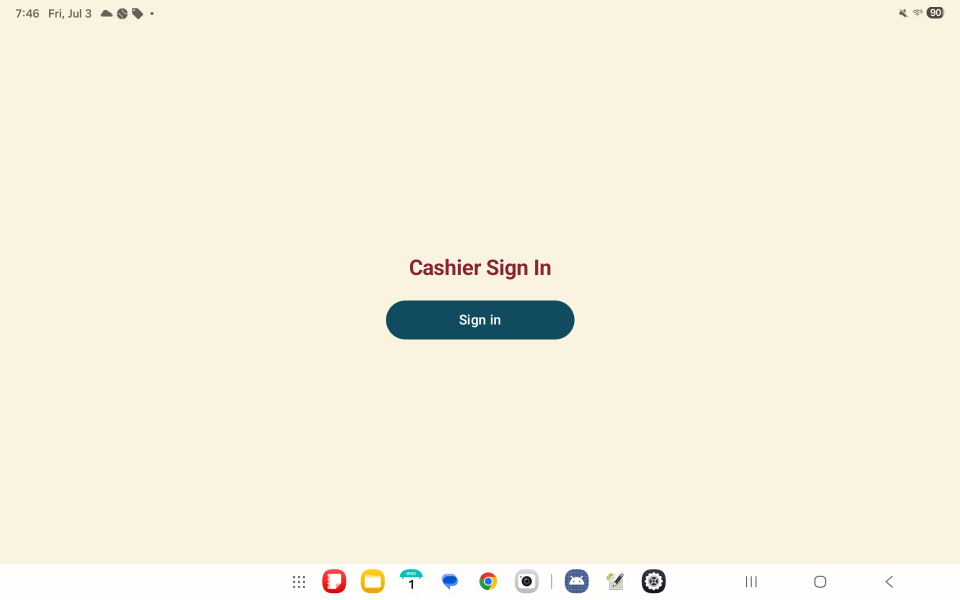
#> input picture docs/demos/images01/01-SignInn.jpg, 1920 x 1200 px (shown at 1/2 size); its folder holds only this picture in this run
$ python make-demo-collage.py
#> lines starting #> are read from the running program, lines starting #| are printed output that depends on the picture
#!/usr/bin/env python3
"""Stitch ordered screenshots into a single demo JPG with a title."""

from __future__ import annotations

import argparse
import html
import re
from pathlib import Path

ROOT = Path(__file__).resolve().parent.parent.parent

IMAGE_EXTS = {".jpg", ".jpeg", ".png", ".webp"}
STEP_RE = re.compile(r"^(\d+)")

# Brand palette — docs/color-palette.md / Color.kt
COLOR_BURGUNDY = "#872434"
COLOR_LIGHT_TEAL = "#a8d5d1"
COLOR_TEAL = "#114b5f"
COLOR_TEXT = "#1f2937"
COLOR_MUTED = "#6b7280"
COLOR_BORDER = "#e5e7eb"
COLOR_PANEL = "#ffffff"
COLOR_TITLE_TEXT = "#ffffff"


def load_images(input_dir: Path) -> list[Path]:
    files = [p for p in input_dir.iterdir() if p.suffix.lower() in IMAGE_EXTS]
    if not files:
        raise SystemExit(f"No images found in {input_dir}")
    return sorted(files, key=lambda p: p.name.lower())


def step_number(path: Path) -> int | None:
    match = STEP_RE.match(path.name)
    return int(match.group(1)) if match else None


def step_label(path: Path) -> str:
    stem = path.stem
    match = re.match(r"^\d+-(.+)$", stem)
    if not match:
        return stem
    words = re.sub(r"([a-z])([A-Z])", r"\1 \2", match.group(1))
    return words.replace("_", " ").replace("-", " ")


def load_intro(path: Path) -> list[tuple[str, str]]:
    """Parse intro blocks before the first numbered step heading."""
    if not path.exists():
        return []

    blocks: list[tuple[str, str]] = []
    current_body: list[str] = []

    # [5 lines left out: function flush_body, not called in this run]

    for raw_line in path.read_text(encoding="utf-8").splitlines():
        line = raw_line.strip()
        if re.match(r"^#{2,3}\s+\d", line):
            break
        if not line or line.startswith("# ") or line.startswith("!["):
            flush_body()
            continue
        if line == "Description":
            flush_body()
            blocks.append(("heading", line))
            continue
        if line.startswith("Source Code Repo:"):
            flush_body()
            link = re.search(r"\[([^\]]+)\]\(([^)]+)\)", line)
            if link:
                blocks.append(("repo", f"Source Code Repo: {link.group(1)}"))
            else:
                blocks.append(("repo", line))
            continue
        if re.match(r"^\d+\.\s", line):
            flush_body()
            blocks.append(("list", line))
            continue
        if line.startswith("* "):
            flush_body()
            blocks.append(("list", f"• {line[2:].strip()}"))
            continue
        if line.lower().startswith("video demo"):
            flush_body()
            continue
        current_body.append(line)

    flush_body()
    return blocks


# [82 lines left out: functions draw_intro_block, linkify_plain_urls, render_intro_html, not called in this run]


def update_demo_html(intro_blocks: list[tuple[str, str]], html_path: Path, *, title: str, jpg_path: Path) -> None:
    if not html_path.exists():
        return

    intro_html = render_intro_html(intro_blocks)
    content = html_path.read_text(encoding="utf-8")
    updated = re.sub(
        r"<header>.*?</header>\s*<section class=\"intro\">.*?</section>",
        f"<header>{html.escape(title)}</header>\n\n{intro_html}",
        content,
        count=1,
        flags=re.DOTALL,
    )
    if updated == content:
        raise SystemExit(f"Could not update intro section in {html_path}")

    cache_bust = int(jpg_path.stat().st_mtime) if jpg_path.exists() else 0
    updated = re.sub(
        r'src="cloud-store-demo-split-trans-linked-cust\.jpg(?:\?[^"]*)?"',
        f'src="cloud-store-demo-split-trans-linked-cust.jpg?v={cache_bust}"',
        updated,
        count=1,
    )
    html_path.write_text(updated, encoding="utf-8")
    print(f"Updated {html_path}")


def load_descriptions(path: Path) -> dict[int, str]:
    """Parse step descriptions from DemoDescription (plain or markdown)."""
    if not path.exists():
        return {}

    descriptions: dict[int, str] = {}
    current_step: int | None = None
    body_lines: list[str] = []

    # [9 lines left out: function flush, not called in this run]

    for raw_line in path.read_text(encoding="utf-8").splitlines():
        line = raw_line.strip()
        if not line or line.startswith("---"):
            continue
        if line.startswith("#") and not re.match(r"^#{2,3}\s+\d", line):
            continue
        if line.startswith("!["):
            continue
        if line.lower().startswith("image:"):
            continue

        plain = re.match(r"^(\d{1,2})\s+(.+)$", line)
        if plain:
            flush()
            current_step = int(plain.group(1))
            body_lines = [plain.group(2).strip()]
            continue

        heading = re.match(r"^#{2,3}\s+(\d{1,2})\b", line)
        if heading:
            flush()
            current_step = int(heading.group(1))
            continue

        if current_step is not None:
            body_lines.append(line)

    flush()
    return descriptions


def description_for(path: Path, descriptions: dict[int, str]) -> str:
    number = step_number(path)
    if number is not None and number in descriptions:
        return descriptions[number]
    return step_label(path)


def find_font(size: int, *, bold: bool = False):
    from PIL import ImageFont

    candidates = []
    if bold:
        candidates.extend(
            [
                "/System/Library/Fonts/Supplemental/Arial Bold.ttf",
                "/usr/share/fonts/truetype/dejavu/DejaVuSans-Bold.ttf",
            ]
        )
    candidates.extend(
        [
            "/System/Library/Fonts/Supplemental/Arial.ttf",
            "/Library/Fonts/Arial.ttf",
            "/usr/share/fonts/truetype/dejavu/DejaVuSans.ttf",
        ]
    )
    for path in candidates:
        if Path(path).exists():
            return ImageFont.truetype(path, size)
    return ImageFont.load_default()


def wrap_text(draw, text: str, font, max_width: int) -> list[str]:
    words = text.split()
    if not words:
        return [""]

    lines: list[str] = []
    current: list[str] = []
    for word in words:
        trial = " ".join(current + [word])
        bbox = draw.textbbox((0, 0), trial, font=font)
        if bbox[2] - bbox[0] <= max_width:
            current.append(word)
        else:
            if current:
                lines.append(" ".join(current))
            current = [word]
    if current:
        lines.append(" ".join(current))
    return lines


def draw_wrapped_paragraph(
    draw,
    *,
    x: int,
    y: int,
    text: str,
    max_width: int,
    font,
    fill: str,
    line_spacing: int,
) -> int:
    lines = wrap_text(draw, text, font, max_width)
    bbox = draw.textbbox((0, 0), "Ay", font=font)
    line_h = bbox[3] - bbox[1]
    cursor_y = y
    for line in lines:
        draw.text((x, cursor_y), line, fill=fill, font=font)
        cursor_y += line_h + line_spacing
    return cursor_y - y


def draw_step_column(
    draw,
    *,
    x: int,
    y: int,
    step: str,
    label: str,
    max_width: int,
    step_font,
    label_font,
    line_spacing: int,
) -> int:
    step_lines = wrap_text(draw, step, step_font, max_width)
    label_lines = wrap_text(draw, label, label_font, max_width)

    step_bbox = draw.textbbox((0, 0), "Ay", font=step_font)
    label_bbox = draw.textbbox((0, 0), "Ay", font=label_font)
    step_line_h = step_bbox[3] - step_bbox[1]
    label_line_h = label_bbox[3] - label_bbox[1]

    cursor_y = y
    for line in step_lines:
        draw.text((x, cursor_y), line, fill=COLOR_BURGUNDY, font=step_font)
        cursor_y += step_line_h + 2

    cursor_y += 4
    for line in label_lines:
        draw.text((x, cursor_y), line, fill=COLOR_MUTED, font=label_font)
        cursor_y += label_line_h + line_spacing

    return cursor_y - y


def measure_step_column(draw, step: str, label: str, max_width: int, step_font, label_font, line_spacing: int) -> int:
    return draw_step_column(
        draw,
        x=0,
        y=0,
        step=step,
        label=label,
        max_width=max_width,
        step_font=step_font,
        label_font=label_font,
        line_spacing=line_spacing,
    )


# [31 lines left out: function draw_text_block, not called in this run]


def make_slide(thumb, slide_padding: int):
    from PIL import Image, ImageDraw

    slide_w = thumb.width + slide_padding * 2
    slide_h = thumb.height + slide_padding * 2
    slide = Image.new("RGB", (slide_w, slide_h), COLOR_PANEL)
    slide.paste(thumb, (slide_padding, slide_padding))
    draw = ImageDraw.Draw(slide)
    draw.rectangle((0, 0, slide_w - 1, slide_h - 1), outline=COLOR_BORDER, width=1)
    return slide


# [67 lines left out: function render_grid, not called in this run]


def render_vertical(
    images: list[Path],
    descriptions: dict[int, str],
    intro_blocks: list[tuple[str, str]],
    *,
    title: str,
    output: Path,
    cell_width: int,
    text_width: int,
    padding: int,
    slide_padding: int,
    title_height: int,
    row_gap: int,
    intro_gap: int,
    desc_gap: int,
    quality: int,
    scale: float = 1.0,
    steps_only: bool = False,
) -> None:
#> called with title = 'CloudStore893 POS - Demo', cell_width = 600, text_width = 100, padding = 24, slide_padding = 20, title_height = 80, row_gap = 32, intro_gap = 36
    from PIL import Image, ImageDraw

    labels = [description_for(p, descriptions) for p in images]
    short_labels = [step_label(p) for p in images]
    sample = Image.open(images[0])
#> sample is the input picture: PIL image 1920x1200 RGB; mean R, G, B 246.6, 240.6, 223.1
    aspect = sample.height / sample.width
    cell_height = int(cell_width * aspect)
    slide_w = cell_width + slide_padding * 2
    slide_h = cell_height + slide_padding * 2

    step_col_x = padding
    image_x = padding + text_width + padding
    content_w = text_width + padding + slide_w
    canvas_w = padding + content_w + padding
    intro_width = canvas_w - padding * 2
    desc_width = content_w

    step_font = find_font(int(28 * scale), bold=True)
    label_font = find_font(int(16 * scale))
    desc_font = find_font(int(18 * scale))
    title_font = find_font(int(34 * scale))
    intro_heading_font = find_font(int(26 * scale), bold=True)
    intro_body_font = find_font(int(18 * scale))
    intro_repo_font = find_font(int(18 * scale), bold=True)

    probe = Image.new("RGB", (1, 1))
    probe_draw = ImageDraw.Draw(probe)

    intro_panel_padding = max(1, int(20 * scale))
    intro_inner_h = 0
    if intro_blocks and not steps_only:
        intro_inner_h = draw_intro_block(
            probe_draw,
            x=0,
            y=0,
            max_width=intro_width - intro_panel_padding * 2,
            blocks=intro_blocks,
            heading_font=intro_heading_font,
            body_font=intro_body_font,
            repo_font=intro_repo_font,
            line_spacing=6,
        )
    intro_panel_h = intro_inner_h + intro_panel_padding * 2 if intro_blocks and not steps_only else 0

    row_heights: list[int] = []
    desc_heights: list[int] = []
    media_heights: list[int] = []
    step_col_heights: list[int] = []
    for index, label in enumerate(labels):
        number = step_number(images[index]) or (index + 1)
        desc_h = draw_wrapped_paragraph(
            probe_draw,
            x=0,
            y=0,
            text=label,
            max_width=desc_width,
            font=desc_font,
            fill=COLOR_TEXT,
            line_spacing=4,
        )
        step_h = measure_step_column(
            probe_draw,
            step=f"{number:02d}",
            label=short_labels[index],
            max_width=text_width,
            step_font=step_font,
            label_font=label_font,
            line_spacing=3,
        )
        desc_heights.append(desc_h)
        step_col_heights.append(step_h)
        media_heights.append(max(slide_h, step_h))
        row_heights.append(desc_h + desc_gap + media_heights[-1])

    body_h = sum(row_heights) + row_gap * (len(images) - 1)
    header_h = 0 if steps_only else title_height
    intro_section_h = intro_panel_h + (intro_gap if intro_blocks and not steps_only else 0)
    canvas_h = header_h + padding + intro_section_h + body_h + padding

    canvas = Image.new("RGB", (canvas_w, canvas_h), COLOR_LIGHT_TEAL)
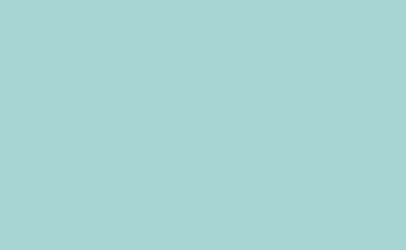
#> canvas: PIL image 812x500 RGB (shown at 1/2 size); mean R, G, B 168, 213, 209
    draw = ImageDraw.Draw(canvas)

    if not steps_only:
        draw.rectangle((0, 0, canvas_w, title_height), fill=COLOR_BURGUNDY)
        title_bbox = draw.textbbox((0, 0), title, font=title_font)
        title_x = (canvas_w - (title_bbox[2] - title_bbox[0])) // 2
        title_y = (title_height - (title_bbox[3] - title_bbox[1])) // 2
        draw.text((title_x, title_y), title, fill=COLOR_TITLE_TEXT, font=title_font)

    cursor_y = header_h + padding
    if intro_blocks and not steps_only:
        panel_x = padding
        panel_y = cursor_y
        draw.rectangle(
            (panel_x, panel_y, panel_x + intro_width, panel_y + intro_panel_h),
            fill=COLOR_PANEL,
            outline=COLOR_BORDER,
            width=1,
        )
        draw_intro_block(
            draw,
            x=panel_x + intro_panel_padding,
            y=panel_y + intro_panel_padding,
            max_width=intro_width - intro_panel_padding * 2,
            blocks=intro_blocks,
            heading_font=intro_heading_font,
            body_font=intro_body_font,
            repo_font=intro_repo_font,
            line_spacing=6,
        )
        cursor_y += intro_panel_h + intro_gap
        draw.line((padding, cursor_y - intro_gap // 2, canvas_w - padding, cursor_y - intro_gap // 2), fill=COLOR_BORDER, width=1)

    for index, path in enumerate(images):
        row_h = row_heights[index]
        label = labels[index]
        number = step_number(path) or (index + 1)
        step = f"{number:02d}"

        draw_wrapped_paragraph(
            draw,
            x=padding,
            y=cursor_y,
            text=label,
            max_width=desc_width,
            font=desc_font,
            fill=COLOR_TEXT,
            line_spacing=4,
        )

        media_y = cursor_y + desc_heights[index] + desc_gap
        media_h = media_heights[index]
        step_y = media_y + (media_h - step_col_heights[index]) // 2
        image_y = media_y + (media_h - slide_h) // 2

        draw_step_column(
            draw,
            x=step_col_x,
            y=step_y,
            step=step,
            label=short_labels[index],
            max_width=text_width,
            step_font=step_font,
            label_font=label_font,
            line_spacing=3,
        )

        with Image.open(path) as img:
            thumb = img.convert("RGB").resize((cell_width, cell_height), Image.Resampling.LANCZOS)
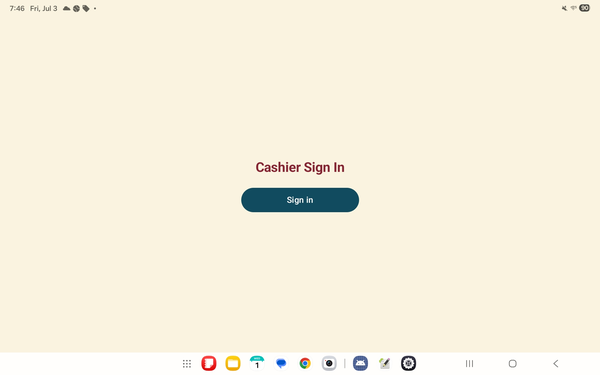
#> thumb: PIL image 600x375 RGB; mean R, G, B 246.6, 240.5, 223.1
        slide = make_slide(thumb, slide_padding)
#> in make_slide, `slide.paste(thumb, (slide_padding, slide_padding))`:
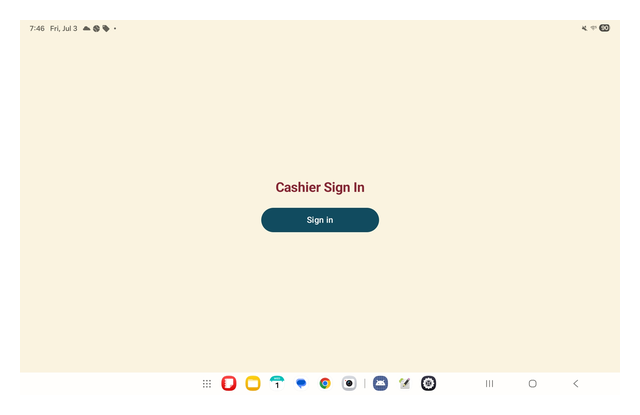
#> slide: PIL image 640x415 RGB; mean R, G, B 247.9, 242.7, 227.9
        canvas.paste(slide, (image_x, image_y))
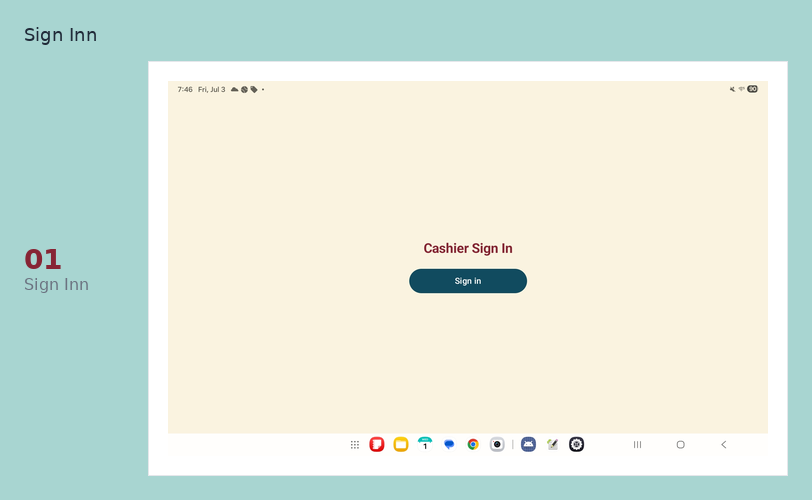
#> canvas: PIL image 812x500 RGB; mean R, G, B 220, 232, 221

        divider_y = cursor_y + row_h + row_gap // 2
        if index < len(images) - 1:
            draw.line((padding, divider_y, canvas_w - padding, divider_y), fill=COLOR_BORDER, width=1)

        cursor_y += row_h + row_gap

    output.parent.mkdir(parents=True, exist_ok=True)
    canvas.save(output, format="JPEG", quality=quality, optimize=True)
    print(f"Wrote {output} ({canvas_w}x{canvas_h})")
#| Wrote public/demos/cloud-store-demo-split-trans-linked-cust.jpg (812x500)


def main() -> None:
    parser = argparse.ArgumentParser(description=__doc__)
    parser.add_argument(
        "--input-dir",
        type=Path,
        default=ROOT / "docs" / "demos" / "images01",
        help="Folder of ordered screenshots (default: docs/demos/images01)",
    )
    parser.add_argument(
        "--descriptions",
        type=Path,
        default=ROOT / "docs" / "demos" / "DemoDescription",
        help="Step descriptions file (default: docs/demos/DemoDescription)",
    )
    parser.add_argument(
        "--output",
        type=Path,
        default=ROOT / "public" / "demos" / "cloud-store-demo-split-trans-linked-cust.jpg",
        help="Output JPG path",
    )
    parser.add_argument(
        "--title",
        default="CloudStore893 POS - Demo",
        help="Title text across the top",
    )
    parser.add_argument(
        "--layout",
        choices=("vertical", "grid"),
        default="vertical",
        help="vertical = description on top, step label left, image right (default: vertical)",
    )
    parser.add_argument("--cols", type=int, default=3, help="Grid columns when --layout grid")
    parser.add_argument("--cell-width", type=int, default=600, help="Width of each screenshot")
    parser.add_argument("--text-width", type=int, default=100, help="Step column width when vertical")
    parser.add_argument("--padding", type=int, default=24, help="Outer padding (px)")
    parser.add_argument("--slide-padding", type=int, default=20, help="Padding around each image slide (px)")
    parser.add_argument("--row-gap", type=int, default=32, help="Space between vertical rows (px)")
    parser.add_argument("--intro-gap", type=int, default=36, help="Space below intro panel (px)")
    parser.add_argument("--desc-gap", type=int, default=16, help="Space between step description and image row (px)")
    parser.add_argument(
        "--html",
        type=Path,
        default=ROOT / "public" / "demos" / "index.html",
        help="Demo HTML page to refresh from DemoDescription intro (default: public/demos/index.html)",
    )
    parser.add_argument(
        "--with-header",
        action="store_true",
        help="Include title bar and intro description in the image (use /demos/ instead)",
    )
    parser.add_argument(
        "--skip-html",
        action="store_true",
        help="Do not update public/demos/index.html from DemoDescription",
    )
    parser.add_argument("--title-height", type=int, default=80, help="Title bar height (px)")
    parser.add_argument("--quality", type=int, default=90, help="JPEG quality (default: 90)")
    parser.add_argument(
        "--full-width",
        action="store_true",
        help="Wider layout (~1900px) for full-screen browser viewing",
    )
    parser.add_argument(
        "--scale",
        type=float,
        default=1.0,
        help="Multiply layout size (e.g. 3 for 3x wider/taller output)",
    )
    args = parser.parse_args()

    if args.full_width:
        args.cell_width = 1400
        args.text_width = 120
        args.padding = 32
        args.slide_padding = 24
        args.row_gap = 40
        args.intro_gap = 40
        args.desc_gap = 20
        args.title_height = 96

    if args.scale != 1.0:
        scale = args.scale
        args.cell_width = max(1, int(args.cell_width * scale))
        args.text_width = max(1, int(args.text_width * scale))
        args.padding = max(1, int(args.padding * scale))
        args.slide_padding = max(1, int(args.slide_padding * scale))
        args.row_gap = max(1, int(args.row_gap * scale))
        args.intro_gap = max(1, int(args.intro_gap * scale))
        args.desc_gap = max(1, int(args.desc_gap * scale))
        args.title_height = max(1, int(args.title_height * scale))

    try:
        from PIL import Image  # noqa: F401
    except ImportError as exc:
        raise SystemExit(
            "Missing Pillow. Install with:\n"
            "  pip3 install pillow\n"
            "Or use: .venv-barcode/bin/python3 scripts/tools/make-demo-collage.py"
        ) from exc

    images = load_images(args.input_dir)
    descriptions = load_descriptions(args.descriptions)
    intro_blocks = load_intro(args.descriptions)
    if args.layout == "vertical":
        render_vertical(
            images,
            descriptions,
            intro_blocks,
            title=args.title,
            output=args.output,
            cell_width=args.cell_width,
            text_width=args.text_width,
            padding=args.padding,
            slide_padding=args.slide_padding,
            title_height=args.title_height,
            row_gap=args.row_gap,
            intro_gap=args.intro_gap,
            desc_gap=args.desc_gap,
            quality=args.quality,
            scale=args.scale,
            steps_only=not args.with_header,
        )
    else:
        render_grid(
            images,
            descriptions,
            title=args.title,
            output=args.output,
            cols=args.cols,
            cell_width=args.cell_width,
            padding=args.padding,
            slide_padding=args.slide_padding,
            title_height=args.title_height,
            show_labels=not args.no_labels,
            quality=args.quality,
        )

    if not args.skip_html:
        update_demo_html(intro_blocks, args.html, title=args.title, jpg_path=args.output)


if __name__ == "__main__":
    main()
